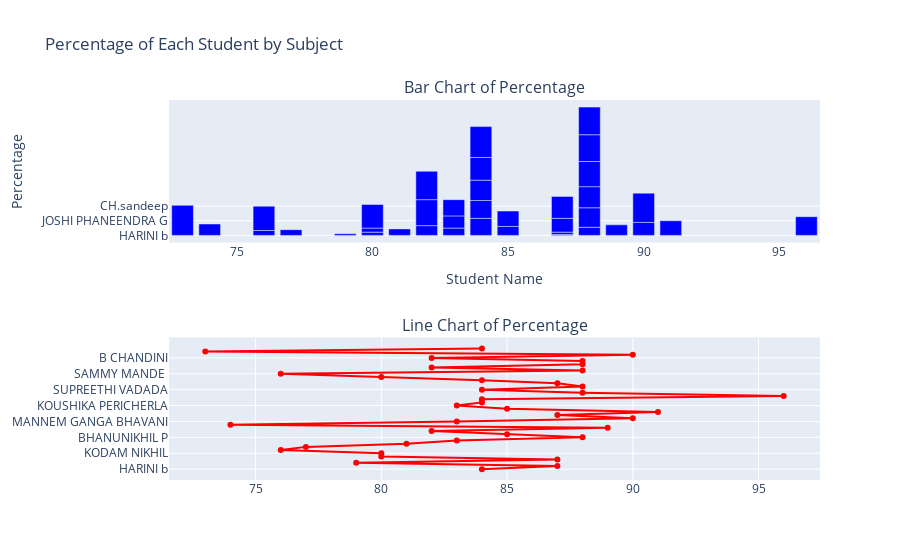

The cell this chart's notebook holds for it:
### Code cell
import plotly.subplots as sp
import plotly.graph_objects as go

# Assuming df is your DataFrame
# Assuming your columns are 'Stu Name', 'Subject', 'Percentage'

# Create subplots
fig = sp.make_subplots(rows=2, cols=1, subplot_titles=['Bar Chart of Percentage', 'Line Chart of Percentage'])

# Bar Chart
bar_chart = go.Bar(
    x=df1['Percentage'],
    y=df1['Stu Name'],
    text=df1['NLP'],
    marker=dict(color='blue'),
    name='Bar Chart'
)

# Line Chart
line_chart = go.Scatter(
    x=df1['Percentage'],
    y=df1['Stu Name'],
    mode='lines+markers',
    text=df1['DADM'],
    marker=dict(color='red'),
    name='Line Chart'
)

# Add traces to subplots
fig.add_trace(bar_chart, row=1, col=1)
fig.add_trace(line_chart, row=2, col=1)

# Update layout
fig.update_layout(
    title='Percentage of Each Student by Subject',
    xaxis=dict(title='Student Name'),
    yaxis=dict(title='Percentage'),
    showlegend=False  # To hide the legend, as it's the same for both charts
)

# Show the plot
fig.show()

### Figure 1 — Plotly figure (JSON) as saved in the notebook; plotly's stock layout.template omitted (floating-point values rounded to 4 significant figures; data arrays with more than 128 entries replaced by an {"elided": "..."} marker saying what was removed)
{"data": [{"marker": {"color": "blue"}, "name": "Bar Chart", "text": {"elided": "39x18 int values"}, "type": "bar", "x": [84, 87, 79, 87, 80, 80, 76, 77, 81, 83, 88, 85, 82, 89, 74, 83, 90, 87, 91, 85, 83, 84, 84, 96, 88, 84, 88, 87, 84, 80, 76, 88, 82, 88, 88, 82, 90, 73, 84], "xaxis": "x", "y": ["HARINI b", "HARSHINI b", "SSHarshavardhan R", "TALLOJU TARUN KUMAR", "NISHTALA VENKATA AKHIL", "KODAM NIKHIL", "VARADARAJAN LOKESH", "NIDRABANGI KULASEKHAR REDDY", "ABHINAV B", "KAKULLA ANU PRIYA", "BHANUNIKHIL P", "TUMULA CHARISHMA", "DEEPIKA BUDDHA", "B DINESH KUMAR", "DURGACHAITANYA T", "MANNEM GANGA BHAVANI", "GANGADHAR v", "HARSHAVARDHANNAIDU T", "JOSHI PHANEENDRA G", "KISHORE BODDANI", "KOUSHIKA PERICHERLA", "MAGANTI MONIKA", "NADAKUDATI VENKATA SAI SREEKAR", "THONDA KANAKA LAKSHMI NANDITHA", "T SAI VENKATESH", "SUPREETHI VADADA", "GOWRAVARAPU VENKATA GOPI", "SHAIK ABDUL AZEEZ", "S MOHAN", "A.VIJAYARAJU", "SAMMY MANDE ", "B SNIGDHA", "B.DHANYA SRI", "I.NIHARIKA", "M SASI REKHA", "B CHANDINI", "CH.sandeep", "V OMKAR VIVEK", "VENKATA NAGA SAI ANISH PENDYALA"], "yaxis": "y"}, {"marker": {"color": "red"}, "mode": "lines+markers", "name": "Line Chart", "text": {"elided": "39x48 int values"}, "type": "scatter", "x": [84, 87, 79, 87, 80, 80, 76, 77, 81, 83, 88, 85, 82, 89, 74, 83, 90, 87, 91, 85, 83, 84, 84, 96, 88, 84, 88, 87, 84, 80, 76, 88, 82, 88, 88, 82, 90, 73, 84], "xaxis": "x2", "y": ["HARINI b", "HARSHINI b", "SSHarshavardhan R", "TALLOJU TARUN KUMAR", "NISHTALA VENKATA AKHIL", "KODAM NIKHIL", "VARADARAJAN LOKESH", "NIDRABANGI KULASEKHAR REDDY", "ABHINAV B", "KAKULLA ANU PRIYA", "BHANUNIKHIL P", "TUMULA CHARISHMA", "DEEPIKA BUDDHA", "B DINESH KUMAR", "DURGACHAITANYA T", "MANNEM GANGA BHAVANI", "GANGADHAR v", "HARSHAVARDHANNAIDU T", "JOSHI PHANEENDRA G", "KISHORE BODDANI", "KOUSHIKA PERICHERLA", "MAGANTI MONIKA", "NADAKUDATI VENKATA SAI SREEKAR", "THONDA KANAKA LAKSHMI NANDITHA", "T SAI VENKATESH", "SUPREETHI VADADA", "GOWRAVARAPU VENKATA GOPI", "SHAIK ABDUL AZEEZ", "S MOHAN", "A.VIJAYARAJU", "SAMMY MANDE ", "B SNIGDHA", "B.DHANYA SRI", "I.NIHARIKA", "M SASI REKHA", "B CHANDINI", "CH.sandeep", "V OMKAR VIVEK", "VENKATA NAGA SAI ANISH PENDYALA"], "yaxis": "y2"}], "layout": {"annotations": [{"font": {"size": 16}, "showarrow": false, "text": "Bar Chart of Percentage", "x": 0.5, "xanchor": "center", "xref": "paper", "y": 1, "yanchor": "bottom", "yref": "paper"}, {"font": {"size": 16}, "showarrow": false, "text": "Line Chart of Percentage", "x": 0.5, "xanchor": "center", "xref": "paper", "y": 0.375, "yanchor": "bottom", "yref": "paper"}], "autosize": true, "showlegend": false, "title": {"text": "Percentage of Each Student by Subject"}, "xaxis": {"anchor": "y", "autorange": true, "domain": [0, 1], "range": [72.5, 96.5], "title": {"text": "Student Name"}, "type": "linear"}, "xaxis2": {"anchor": "y2", "autorange": true, "domain": [0, 1], "range": [71.6, 97.4], "type": "linear"}, "yaxis": {"anchor": "x", "autorange": true, "domain": [0.625, 1], "range": [-8.778, 166.8], "title": {"text": "Percentage"}, "type": "category"}, "yaxis2": {"anchor": "x2", "autorange": true, "domain": [0, 0.375], "range": [-5.085, 43.08], "type": "category"}}}
